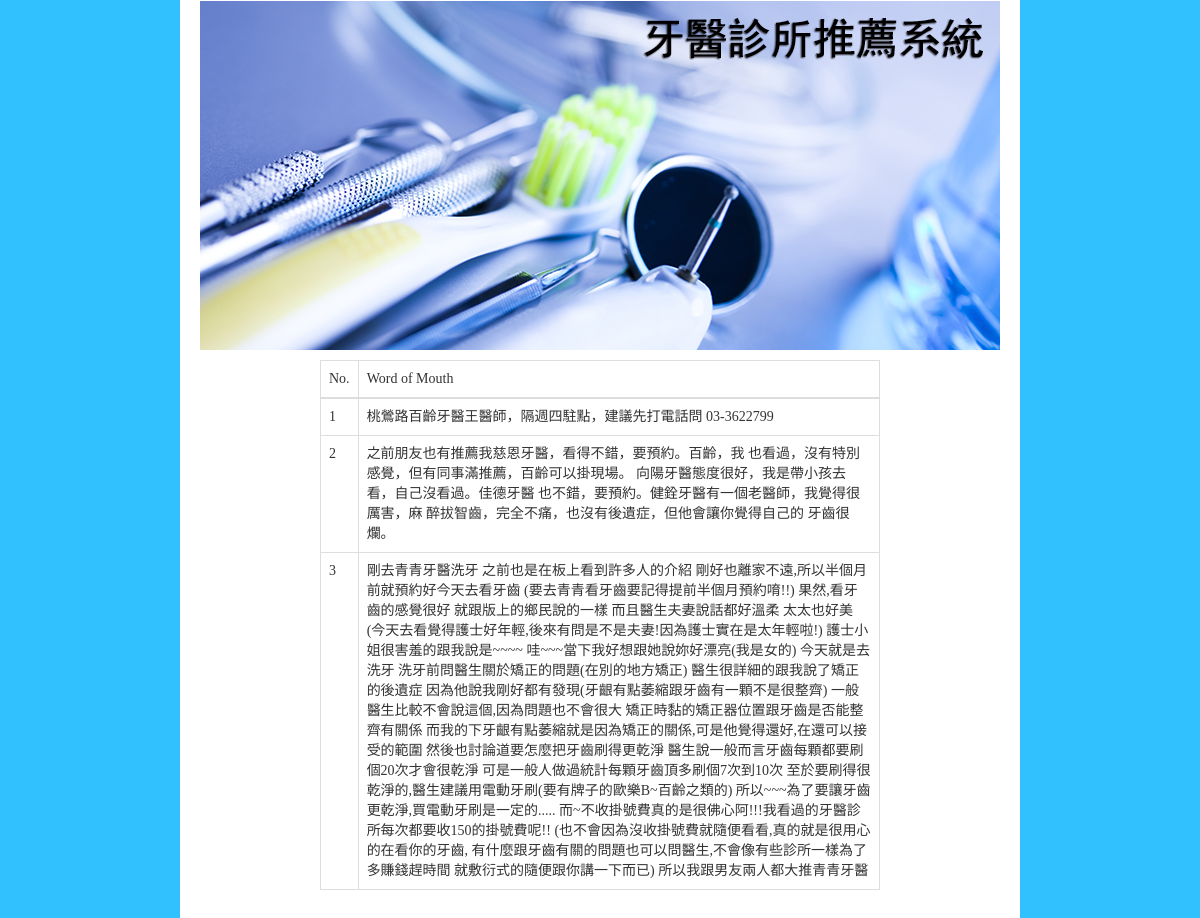
The page /pr/detail/44/ on the database its author committed.
### recommendation/models.py (models this page shows, shortened)
class HospitalComment(models.Model):
    hospital = models.ForeignKey(Hospital)
    content = models.TextField(max_length=1000, null=False)

### recommendation/views/views.py (the view)
# urls.py: url(r'^pr/detail/(?P<id>\d+)/$', detail, name='detail'),
def detail(request, id):
    comment = HospitalComment.objects.filter(hospital_id=id)
    return render(request, 'detail.html', {'comment': comment})

### templates/detail.html (shortened to what this page needs)
{% extends 'module/base.html' %}
{% block body %}
    <div align="center">
        <div class="outer">
            <div class="banner"></div>
            <div class="content">
                <table class="table table-bordered" style="width: 70%">
                    <thead>
                    <tr>
                        <td>No.</td>
                        <td>Word of Mouth</td>
                    </tr>
                    </thead>
                    <tbody>
                    {% for c in comment %}
                        <tr>
                            <td>{{ forloop.counter }}</td>
                            <td>{{ c.content }}</td>
                        </tr>
                    {% endfor %}
                    </tbody>
                </table>
            </div>
        </div>
    </div>
{% endblock %}

### static/o/css/densearch.css (style rules this page uses)
.outer { width: 840px; float: none; background-color: #FFFFFF; height:auto; }
.content { width: 800px; float: none; padding-top: 10px; padding-right: 0; padding-bottom: 10px; padding-left: 0; }
.banner { width: 800px; height:350px; float: none; padding-right: 0; padding-bottom: 10px; padding-left: 0; background-image: url('../../img/dentist_banner_background.jpg'); background-position:bottom; background-repeat:no-repeat; }

### rows shown on the page
HospitalComment: content "桃鶯路百齡牙醫王醫師，隔週四駐點，建議先打電話問 03-3622799"
HospitalComment: content "之前朋友也有推薦我慈恩牙醫，看得不錯，要預約。百齡，我 也看過，沒有特別感覺，但有同事滿推薦，百齡可以掛現場。 向陽牙醫態度很好，我是帶小孩去看，自己沒看過。佳德牙醫 也不錯，要預約。健銓牙醫有一個老醫師，我覺得很厲害，麻 醉拔智齒，完全不痛，也沒有後遺症，但他會讓你覺得自己的 牙齒很爛。"
HospitalComment: content "剛去青青牙醫洗牙 之前也是在板上看到許多人的介紹 剛好也離家不遠,所以半個月前就預約好今天去看牙齒 (要去青青看牙齒要記得提前半個月預約唷!!) 果然,看牙齒的感覺很好 就跟版上的鄉民說的一樣 而且醫生夫妻說話都好溫柔 太太也好美(今天去看覺得護士好年輕,後來有問是不是夫妻!因為護士實在是太年輕啦!) 護士小姐很害羞的跟我說是~~~~ 哇~~~當下我好想跟她說妳好漂亮(我是女的) 今天就是去洗牙 洗牙前問醫生關於矯正的問題(在別的地方矯正) 醫生很詳細的跟我說了矯正的後遺症 因為他說我剛好都有發現(牙齦有點萎縮跟牙齒有一顆不是很整齊) 一般醫生比較不會說這個,因為問題也不會很大 矯正時黏的矯正器位置跟牙齒是否能整齊有關係 而我的下牙齦有點萎縮就是因為矯正的關係,可是他覺得還好,在還可以接受的範圍 然後也討論道要怎麼把牙齒刷得更乾淨 醫生說一般而言牙齒每顆都要刷個20次才會很乾淨 可是一般人做過統計每顆牙齒頂多刷個7次到10次 至於要刷得很乾淨的,醫生建議用電動牙刷(要有牌子的歐樂B~百齡之類的) 所以~~~為了要讓牙齒更乾淨,買電動牙刷是一定的..... 而~不收掛號費真的是很佛心阿!!!我看過的牙醫診所每次都要收150的掛號費呢!! (也不會因為沒收掛號費就隨便看看,真的就是很用心的在看你的牙齒, 有什麼跟牙齒有關的問題也可以問醫生,不會像有些診所一樣為了多賺錢趕時間 就敷衍式的隨便跟你講一下而已) 所以我跟男友兩人都大推青青牙醫"
